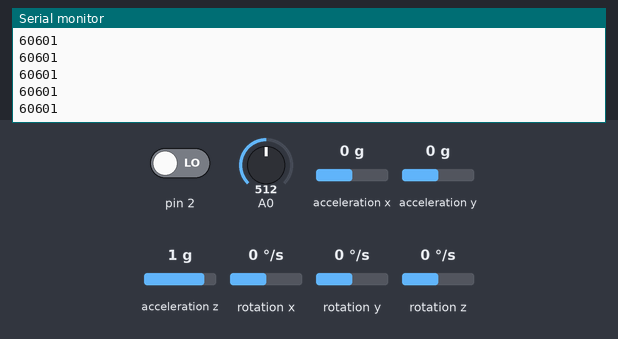
A sketch run on a simulated Arduino Uno, built with avr-gcc and run on an emulated ATmega328P. On the bench: the last lines printed to the serial monitor. The inputs (shaded band) are chosen by the test bench; at power-on: acceleration x 0 g, A0 = 512, acceleration y 0 g, acceleration z 1 g, pin 2 LOW, rotation x 0 °/s, rotation y 0 °/s, rotation z 0 °/s. The sensor or clock chip raises its interrupt line as the real part does; no radio packets arrive unless stated.

Above: at 1.7 s.
1.8 s: acceleration x set to -1.4 g
At 1.87 s:
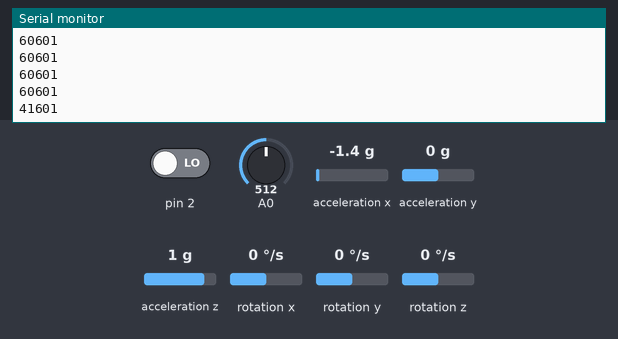
3.3 s: A0 set to 610
At 3.32 s:
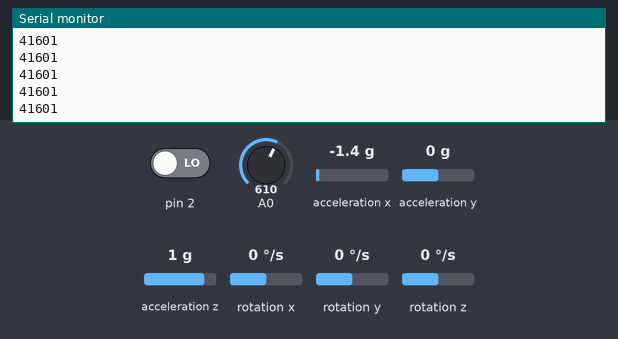
4.8 s: acceleration y set to -1.4 g
At 4.84 s:
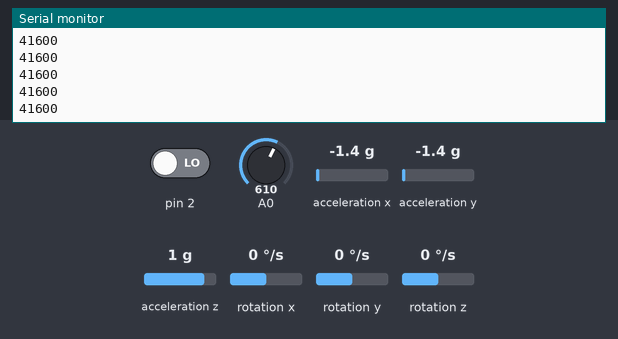
6.3 s: acceleration z set to -1.4 g
At 6.37 s:
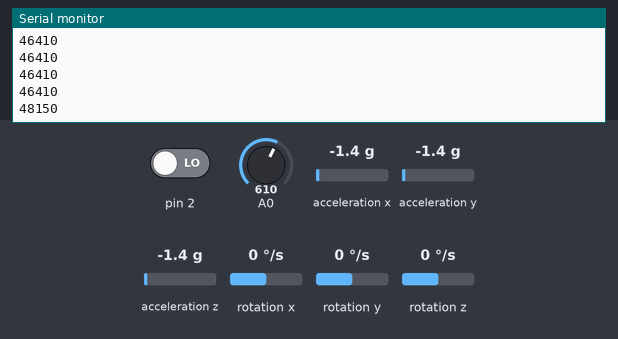
7.8 s: A0 set to 590
At 7.82 s:
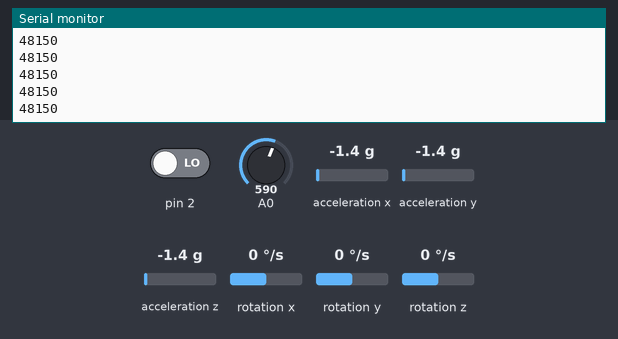
Timing chart, 0 to 10.3 s (numbered marks = the images above; inputs shaded):
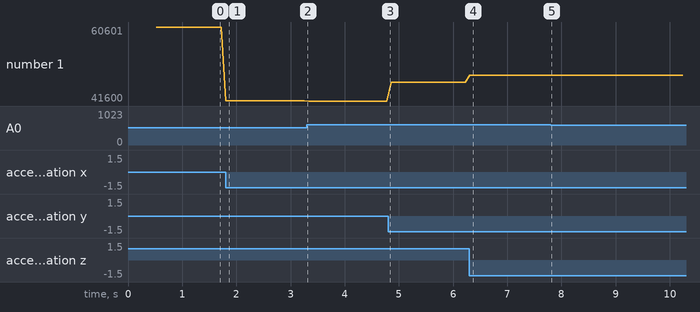

The sketch:

QuiBOT_transmitter.ino
```cpp
/*Wireless Hand Gesture Robotic Arm
 * Controller/Transmitter Code
 * by R. Pelayo
 *
 * Control A Robotic Arm Wirelessly Using a Glove With Flex and Motion Sensors
 *
 * NRF24 Wiring:
 * VCC - 3.3V (or use an adapter for 5V, like I did)
 * GND - GND
 * CE - D8
 * CSN - D10
 * SCK - D13
 * MOSI - D11
 * MISO - D12
 * IRQ - N/C
 *
 * MPU6050 Wiring:
 * VCC - 5V
 * GND - GND
 * SDA - A4
 * SCL - A5
 * INT - D2
 */
#include <SPI.h>
#include <RH_NRF24.h>
#include "I2Cdev.h"
#include "MPU6050_6Axis_MotionApps20.h"
#if I2CDEV_IMPLEMENTATION == I2CDEV_ARDUINO_WIRE
    #include "Wire.h"
#endif

MPU6050 mpu;
RH_NRF24 nrf24;
String inputString = "";
String encodedString = "";
boolean stringComplete = false;

bool dmpReady = false;  // set true if DMP init was successful
uint8_t mpuIntStatus;   // holds actual interrupt status byte from MPU
uint8_t devStatus;      // return status after each device operation (0 = success, !0 = error)
uint16_t packetSize;    // expected DMP packet size (default is 42 bytes)
uint16_t fifoCount;     // count of all bytes currently in FIFO
uint8_t fifoBuffer[64]; // FIFO storage buffer

// orientation/motion vars
Quaternion q;           // [w, x, y, z]         quaternion container
VectorFloat gravity;    // [x, y, z]            gravity vector
float ypr[3];           // [yaw, pitch, roll]   yaw/pitch/roll container and gravity vector

double movingAngleOffset = 0.1;

double yawD, rollD, flexValD;
int yaw, roll, flexVal;

volatile bool mpuInterrupt = false;     // indicates whether MPU interrupt pin has gone high
void dmpDataReady()
{
    mpuInterrupt = true;
}
void setup()
{
    Serial.begin(115200);
    #if I2CDEV_IMPLEMENTATION == I2CDEV_ARDUINO_WIRE
        Wire.begin();
        TWBR = 24; // 400kHz I2C clock (200kHz if CPU is 8MHz)
    #elif I2CDEV_IMPLEMENTATION == I2CDEV_BUILTIN_FASTWIRE
        Fastwire::setup(400, true);
    #endif
    mpu.initialize();
    mpu.testConnection();
    devStatus = mpu.dmpInitialize();

    mpu.setXGyroOffset(220);
    mpu.setYGyroOffset(76);
    mpu.setZGyroOffset(-85);
    mpu.setZAccelOffset(1788);

    if (devStatus == 0)
    {
        mpu.setDMPEnabled(true);
        attachInterrupt(0, dmpDataReady, RISING);
        mpuIntStatus = mpu.getIntStatus();
        dmpReady = true;
        packetSize = mpu.dmpGetFIFOPacketSize();
    }
    else
    {
        Serial.print(F("DMP Initialization failed (code "));
        Serial.print(devStatus);
        Serial.println(F(")"));
    }
      if (!nrf24.init())
    Serial.println("init failed");
      if (!nrf24.setChannel(1))
    Serial.println("setChannel failed");
      if (!nrf24.setRF(RH_NRF24::DataRate2Mbps, RH_NRF24::TransmitPower0dBm))
    Serial.println("setRF failed");
}


void loop()
{
  if (!dmpReady) return;
  while (!mpuInterrupt && fifoCount < packetSize)
  {

  }
   mpuInterrupt = false;
   mpuIntStatus = mpu.getIntStatus();
   fifoCount = mpu.getFIFOCount();
   if ((mpuIntStatus & 0x10) || fifoCount == 1024)
    {
        mpu.resetFIFO();
        Serial.println(F("FIFO overflow!"));
    }
    else if (mpuIntStatus & 0x02)
    {
        while (fifoCount < packetSize) fifoCount = mpu.getFIFOCount();
        mpu.getFIFOBytes(fifoBuffer, packetSize);
        fifoCount -= packetSize;
        flexValD = analogRead(A0);
        mpu.dmpGetQuaternion(&q, fifoBuffer);
        mpu.dmpGetGravity(&gravity, &q);
        mpu.dmpGetYawPitchRoll(ypr, &q, &gravity);
        yawD = ypr[1] * 180/M_PI + 180;
        rollD = ypr[2] * 180/M_PI + 180;
        yaw = (int)yawD / 3;
        roll = (int)rollD /3;
        if(flexValD > 600){
          flexVal = 0;
        }else{
          flexVal = 1;
        }
        inputString = (String)yaw +  (String)roll + (String)flexVal;
        Serial.println(inputString);
        nrf24.send((const unsigned char *)inputString.c_str(),sizeof(inputString));
        nrf24.waitPacketSent();
   }
   delay(10);
}
```

Measured:
- after the input at 1.8 s, the serial monitor: prints a new line at once (image 1)
- after the input at 6.3 s, the serial monitor: prints a new line at once (image 4)
- plotted number 1: 60601 → 41601 after the input at 1.8 s, 41601 → 41600 after the input at 3.3 s, 41600 → 46410 after the input at 4.8 s, 46410 → 48150 after the input at 6.3 s, 48150 → 48151 after the input at 7.8 s
